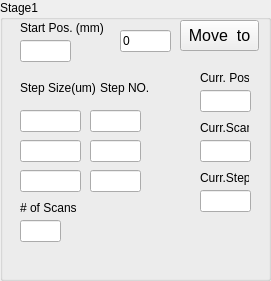
   <widget class="QGroupBox" name="stage1Box">
    <property name="geometry">
     <rect>
      <x>10</x>
      <y>280</y>
      <width>271</width>
      <height>281</height>
     </rect>
    </property>
    <property name="title">
     <string>Stage1</string>
    </property>
    <widget class="QLineEdit" name="stage1step1Edit">
     <property name="geometry">
      <rect>
       <x>20</x>
       <y>110</y>
       <width>61</width>
       <height>22</height>
      </rect>
     </property>
    </widget>
    <widget class="QLineEdit" name="start1Edit">
     <property name="geometry">
      <rect>
       <x>20</x>
       <y>40</y>
       <width>51</width>
       <height>22</height>
      </rect>
     </property>
    </widget>
    <widget class="QPushButton" name="move1Button">
     <property name="geometry">
      <rect>
       <x>180</x>
       <y>20</y>
       <width>79</width>
       <height>31</height>
      </rect>
     </property>
     <property name="font">
      <font>
       <pointsize>12</pointsize>
      </font>
     </property>
     <property name="text">
      <string>Move  to</string>
     </property>
    </widget>
    <widget class="QLineEdit" name="stage1step1NO1Edit">
     <property name="geometry">
      <rect>
       <x>90</x>
       <y>110</y>
       <width>51</width>
       <height>22</height>
      </rect>
     </property>
    </widget>
    <widget class="QLineEdit" name="stage1step2Edit">
     <property name="geometry">
      <rect>
       <x>20</x>
       <y>140</y>
       <width>61</width>
       <height>22</height>
      </rect>
     </property>
    </widget>
    <widget class="QLineEdit" name="stage1step3NOEdit">
     <property name="geometry">
      <rect>
       <x>90</x>
       <y>170</y>
       <width>51</width>
       <height>22</height>
      </rect>
     </property>
    </widget>
    <widget class="QLineEdit" name="stage1step3Edit">
     <property name="geometry">
      <rect>
       <x>20</x>
       <y>170</y>
       <width>61</width>
       <height>22</height>
      </rect>
     </property>
    </widget>
    <widget class="QLineEdit" name="stage1step2NOEdit">
     <property name="geometry">
      <rect>
       <x>90</x>
       <y>140</y>
       <width>51</width>
       <height>22</height>
      </rect>
     </property>
    </widget>
    <widget class="QLineEdit" name="stage1Pos">
     <property name="geometry">
      <rect>
       <x>120</x>
       <y>30</y>
       <width>51</width>
       <height>22</height>
      </rect>
     </property>
     <property name="text">
      <string>0</string>
     </property>
    </widget>
    <widget class="QLineEdit" name="scanNO1">
     <property name="geometry">
      <rect>
       <x>20</x>
       <y>220</y>
       <width>41</width>
       <height>22</height>
      </rect>
     </property>
    </widget>
    <widget class="QLineEdit" name="stage1CurrentPos">
     <property name="geometry">
      <rect>
       <x>200</x>
       <y>90</y>
       <width>51</width>
       <height>22</height>
      </rect>
     </property>
     <property name="mytype" stdset="0">
      <string>disp</string>
     </property>
    </widget>
    <widget class="QLabel" name="label_3">
     <property name="geometry">
      <rect>
       <x>200</x>
       <y>70</y>
       <width>49</width>
       <height>16</height>
      </rect>
     </property>
     <property name="text">
      <string>Curr. Pos.</string>
     </property>
     <property name="mytype" stdset="0">
      <string>label</string>
     </property>
    </widget>
    <widget class="QLineEdit" name="stage1CurrentPos_5">
     <property name="geometry">
      <rect>
       <x>200</x>
       <y>140</y>
       <width>51</width>
       <height>22</height>
      </rect>
     </property>
     <property name="mytype" stdset="0">
      <string>disp</string>
     </property>
    </widget>
    <widget class="QLabel" name="label_11">
     <property name="geometry">
      <rect>
       <x>200</x>
       <y>120</y>
       <width>49</width>
       <height>16</height>
      </rect>
     </property>
     <property name="text">
      <string>Curr.Scan</string>
     </property>
     <property name="mytype" stdset="0">
      <string>label</string>
     </property>
    </widget>
    <widget class="QLabel" name="label_12">
     <property name="geometry">
      <rect>
       <x>200</x>
       <y>170</y>
       <width>49</width>
       <height>16</height>
      </rect>
     </property>
     <property name="text">
      <string>Curr.Step</string>
     </property>
     <property name="mytype" stdset="0">
      <string>label</string>
     </property>
    </widget>
    <widget class="QLineEdit" name="stage1CurrentPos_6">
     <property name="geometry">
      <rect>
       <x>200</x>
       <y>190</y>
       <width>51</width>
       <height>22</height>
      </rect>
     </property>
     <property name="mytype" stdset="0">
      <string>disp</string>
     </property>
    </widget>
    <widget class="QLabel" name="label_23">
     <property name="geometry">
      <rect>
       <x>20</x>
       <y>20</y>
       <width>91</width>
       <height>16</height>
      </rect>
     </property>
     <property name="text">
      <string>Start Pos. (mm)</string>
     </property>
     <property name="mytype" stdset="0">
      <string>label</string>
     </property>
    </widget>
    <widget class="QLabel" name="label_24">
     <property name="geometry">
      <rect>
       <x>20</x>
       <y>80</y>
       <width>81</width>
       <height>16</height>
      </rect>
     </property>
     <property name="text">
      <string>Step Size(um)</string>
     </property>
     <property name="mytype" stdset="0">
      <string>label</string>
     </property>
    </widget>
    <widget class="QLabel" name="label_25">
     <property name="geometry">
      <rect>
       <x>100</x>
       <y>80</y>
       <width>51</width>
       <height>16</height>
      </rect>
     </property>
     <property name="text">
      <string>Step NO.</string>
     </property>
     <property name="mytype" stdset="0">
      <string>label</string>
     </property>
    </widget>
    <widget class="QLabel" name="label_26">
     <property name="geometry">
      <rect>
       <x>20</x>
       <y>200</y>
       <width>61</width>
       <height>16</height>
      </rect>
     </property>
     <property name="text">
      <string># of Scans</string>
     </property>
     <property name="mytype" stdset="0">
      <string>label</string>
     </property>
    </widget>
   </widget>
